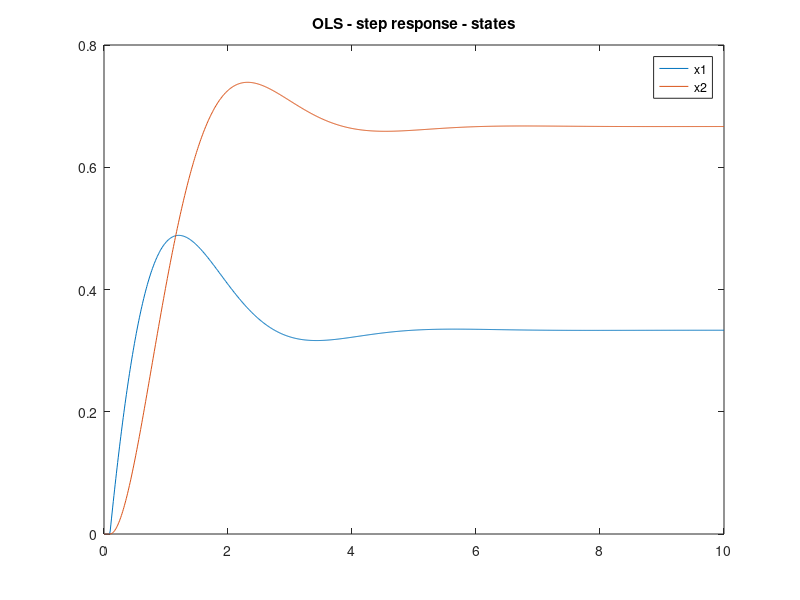
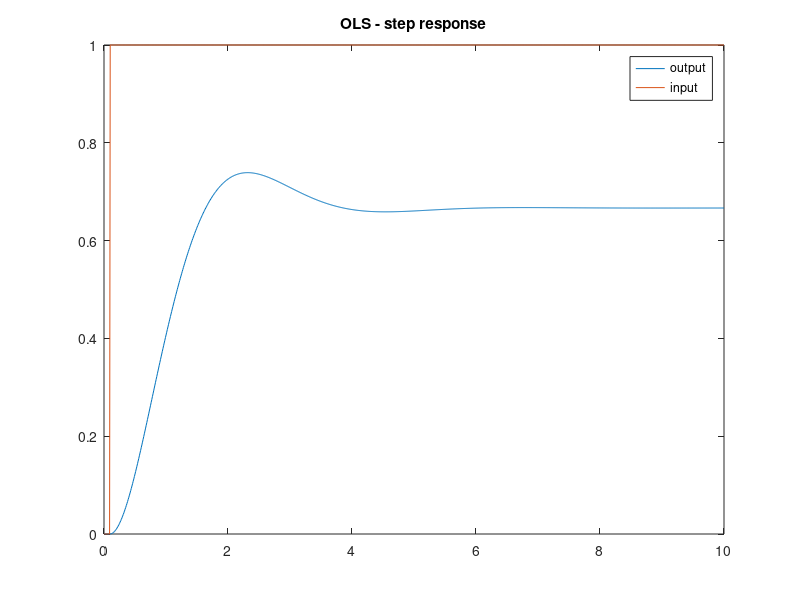
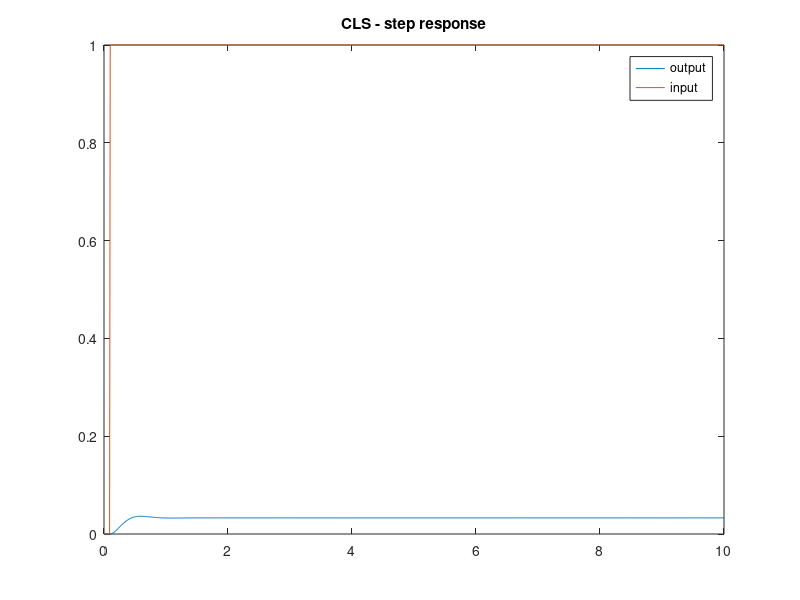

The MATLAB source for these figures, in order:
% state space exercise
clear; close; clc;

% state matrices
A = [-1 -1; 2 -1];
B = [1; 0];
C = [0 1];
D = 0;

% eigenvalues
eig(A)

% time vector
t = linspace(0,10,1000);

% building input step signal
signal = zeros(1,length(t));

for i = 1:length(signal)
    if i>10
        signal(i) = 1;
    end
end

% --------------------------------------------

% building open loop system (OLS)
OLS = ss(A,B,C,D);
[y,t,x] = lsim(OLS,signal,t);

% OLS states plot
figure;
plot(t,x(:,1));
hold;
plot(t,x(:,2));
legend('x1','x2');
title('OLS - step response - states');

% OLS step response plot
figure;
plot(t,y);
hold;
plot(t,signal);
legend('output','input');
title('OLS - step response');

% --------------------------------------------

% building closed Loop System (CLS)
% state feedback

% maximum (percent) overshoot
Mp = 0.1;
% peak time (sec)
tp = 0.5;

% damping ratio (razao amortecimento)
zeta = abs(log(Mp))/sqrt((pi^2)+(log(Mp)^2));
% natural frequence
wn = pi/(tp*sqrt(1-zeta^2));
% real part of the system poles
sigma_i = wn*zeta;
% imaginary part of the system poles
wi = sqrt((wn^2)-(sigma_i^2));

% CLS desired eigenvalues
eig_cls = [(-1*sigma_i+1j*wi) (-1*sigma_i-1j*wi)];
% state feedback gain matrix
K = acker(A,B,eig_cls);

% CLS matrices
ABk = A-B*K;
eig(ABk)
CLS = ss(ABk,B,(C-D*K),D);
[y1,t,x1] = lsim(CLS,signal,t);

% CLS step response plot
figure;
plot(t,y1);
hold;
plot(t,signal);
legend('output','input');
title('CLS - step response');

% --------------------------------------------

% complete order observer (COO)
% dual system
Ad = A';
Bd = C';
Cd = B';

% COO desired eigenvalues
eig_observer = [-10 -10];
Kd = acker(Ad,Bd,eig_observer);
L = Kd';

% --------------------------------------------

% augmented system - integral control (IC)
Abar = [A zeros(2,1); -C 0];
Bbar = [B; 0];

% augmented system desired eigenvalues
eig_aug_sys = [eig_cls -50];
Kbar = acker(Abar,Bbar,eig_aug_sys);
K1 = [Kbar(1) Kbar(2)];
Ke = - Kbar(3);
